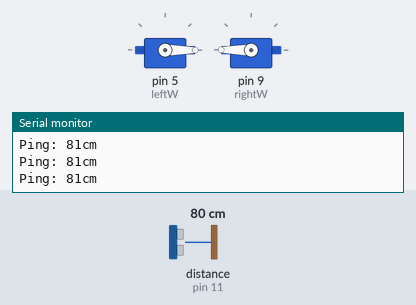
Simulated run of this sketch. Board: Arduino Uno, built with avr-gcc and run on an emulated ATmega328P. Parts: 2 × servo, the last lines printed to the serial monitor. The inputs (shaded band) are chosen by the test bench; at power-on: distance to the obstacle (sensor on pin 11) 80 cm. The echo pulse lasts 58.3 µs per cm.

Above: at 1.2 s.
1.3 s: distance to the obstacle (sensor on pin 11) set to 6 cm
2.8 s: distance to the obstacle (sensor on pin 11) set to 3 cm
At 4.6 s:
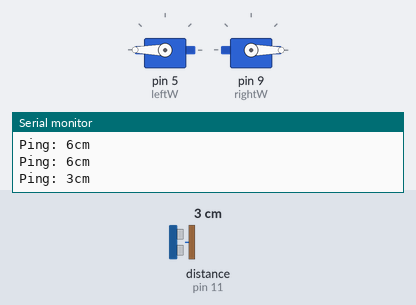
5.8 s: distance to the obstacle (sensor on pin 11) set to 9 cm
8.4 s: distance to the obstacle (sensor on pin 11) set to 2 cm
At 9.1 s:
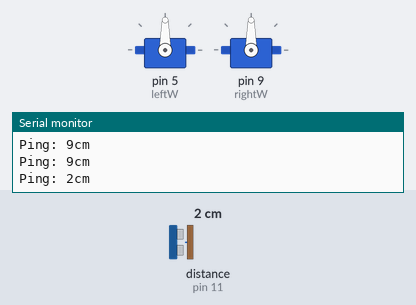
Timing chart, 0 to 12.4 s (numbered marks = the images above; inputs shaded):
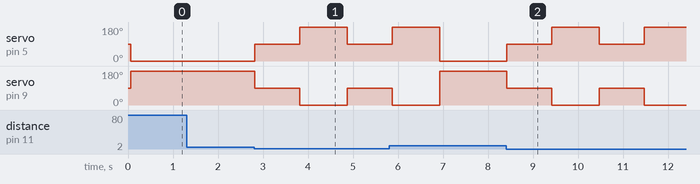

Measured:
- the behaviour switches between 5 and 4 cm on distance to the obstacle (sensor on pin 11) (found by bisection; images 0 and 1)
- after the input at 2.8 s, servo on pin 5 (leftW): 0° → 90° at once, → 180° 1.0 s later, → 90° 1.1 s later; servo on pin 9 (rightW): 180° → 90° at once, → 0° 1.0 s later, → 90° 1.1 s later
- after the input at 8.4 s, servo on pin 5 (leftW): alternates 180° for 1.1 s and 90° for 1.0 s, starting at once; servo on pin 9 (rightW): alternates 90° for 1.0 s and 0° for 1.1 s, starting at once

The sketch:

Robot_1.ino
```cpp
// ---------------------------------------------------------------------------
// Example NewPing library sketch that does a ping about 20 times per second.
// ---------------------------------------------------------------------------

#include <NewPing.h>
#include <Servo.h>

#define TRIGGER_PIN  12  // Arduino pin tied to trigger pin on the ultrasonic sensor.
#define ECHO_PIN     11  // Arduino pin tied to echo pin on the ultrasonic sensor.
#define MAX_DISTANCE 200 // Maximum distance we want to ping for (in centimeters). Maximum sensor distance is rated at 400-500cm.

NewPing sonar(TRIGGER_PIN, ECHO_PIN, MAX_DISTANCE); // NewPing setup of pins and maximum distance.
Servo leftW;
Servo rightW;

void setup() {
  Serial.begin(115200); // Open serial monitor at 115200 baud to see ping results.
  leftW.attach(5);
  leftW.write(90);
  rightW.attach(9);
  rightW.write(90);
}

void stop() {
  leftW.write(90);
  rightW.write(90);
}

void forward() {
  leftW.write(0);
  rightW.write(180);
}

void backup() {
  leftW.write(180);
  rightW.write(0);
}

void loop() {
  delay(50);                      // Wait 50ms between pings (about 20 pings/sec). 29ms should be the shortest delay between pings.
  unsigned int uS = sonar.ping(); // Send ping, get ping time in microseconds (uS).
  Serial.print("Ping: ");
  int distance = uS/US_ROUNDTRIP_CM;
  Serial.print(distance); // Convert ping time to distance in cm and print result (0 = outside set distance range)
  Serial.println("cm");
  if (distance < 5) {
    stop();
    delay(1000);
    backup();
    delay(1000);
  } else {
    forward();
  }

}
```
